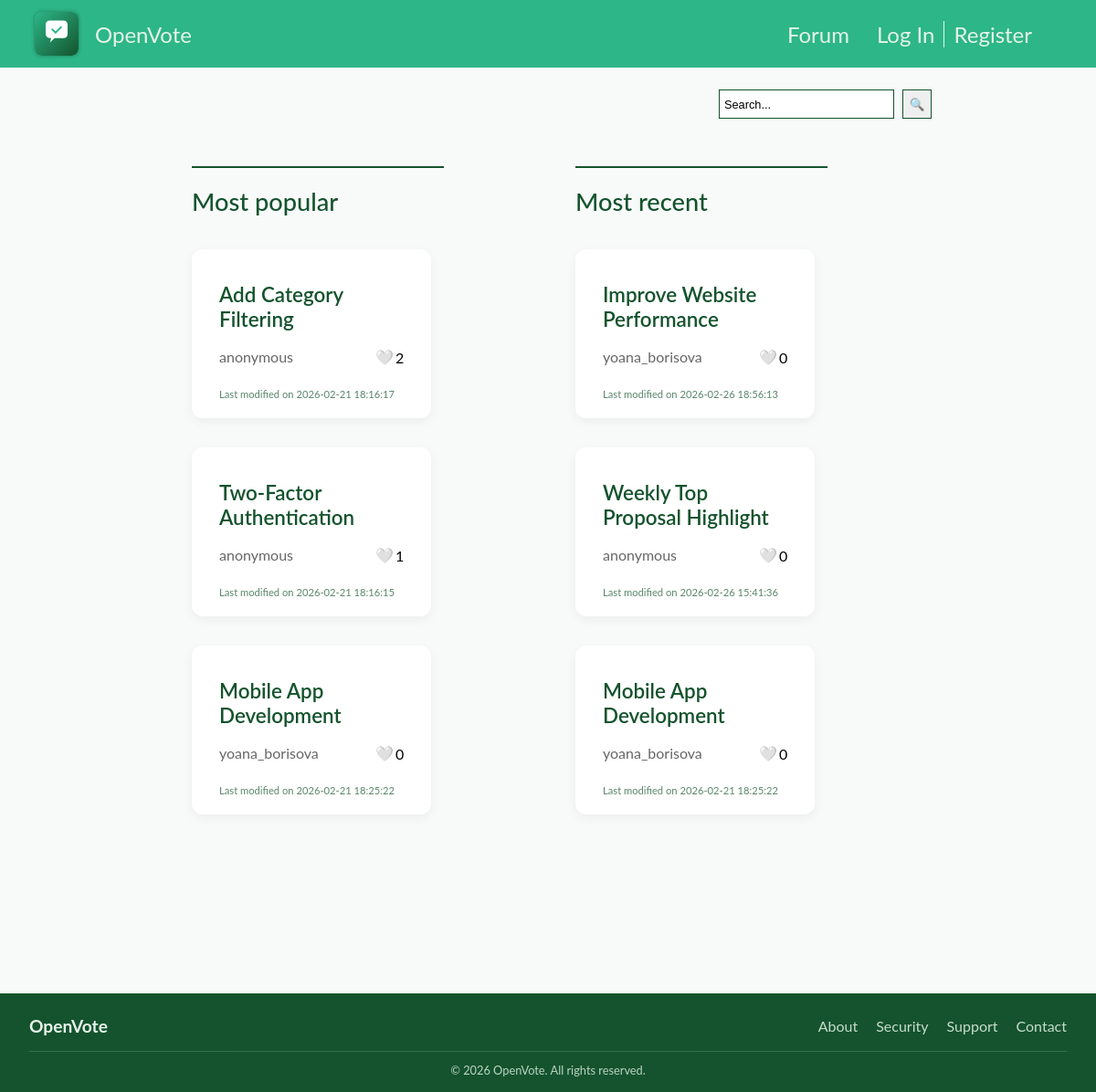
The page / on the database its author committed.
### tables this page shows
CREATE TABLE `suggestions` (
  `id` int(11) NOT NULL,
  `title` varchar(500) NOT NULL,
  `description` text NOT NULL,
  `created_at` timestamp NOT NULL DEFAULT current_timestamp(),
  `updated_at` timestamp NULL DEFAULT current_timestamp() ON UPDATE current_timestamp(),
  `status` enum('new','approved','in_progress','completed','rejected') NOT NULL
);

### src/Controllers/AbstractController.php (called while the page is built, shortened)
<?php
class AbstractController{
    public function render($view, $params){
        extract($params);
        require __DIR__ . '/../../views/frontend/pages/' . $view . '.view.php';
        require __DIR__ . '/../../views/frontend/layouts/main.view.php';
    }
}

### src/Controllers/SuggestionsController.php (called while the page is built, shortened)
<?php
class SuggestionsController extends AbstractController{
    public function showDashboard(){
        $uId = @(int) ($_SESSION['userId'] ?? 0);
        $votedFor = $this->suggestionsRepository->getVotedFor($uId);
        $searchSuggestions = [];
        $this->render('dashboard', [
            'popular_suggestions' => $this->suggestionsRepository->getPopular(3),
            'recent_suggestions' => $this->suggestionsRepository->getRecent(3),
            'searchSuggestions' => $searchSuggestions,
            'isLoggedIn' => $this->authService->isLoggedIn(),
            'votedFor' => $votedFor
        ]);
    }
}

### src/Repository/SuggestionsRepository.php (called while the page is built, shortened)
<?php
class SuggestionsRepository{
    public function fromDBtoObjSuggestion(array $entry){
        return new Suggestion($entry['id'], $entry['title'],
        $entry['description'], $entry['created_at'], $entry['updated_at'], $entry['status'], ($entry['vote_count'] ?? 0), ($entry['author'] ?? 'anonymous'));
    }
    public function getRecent(int $limit){
        $stmt = $this->pdo->prepare(
            'SELECT
                COUNT(v.id) AS vote_count,
                s.*,
                COALESCE(u.username, "anonymous") AS author
            FROM suggestions AS s
            LEFT JOIN votes AS v
                ON s.id = v.suggestion_id
            LEFT JOIN users_suggestions AS us
                ON s.id = us.suggestion_id
            LEFT JOIN users AS u
                ON u.id = us.user_id
            GROUP BY s.id
            ORDER BY `updated_at` DESC
            LIMIT :limit');
        $stmt->bindValue(':limit', $limit, PDO::PARAM_INT);
        $stmt->execute();
        $entries = $stmt->fetchAll(PDO::FETCH_ASSOC);
        $results = [];
        foreach($entries as $entrie){
            $results[] = $this->fromDBtoObjSuggestion($entrie);
        }
        return $results;
    }
    public function getPopular(int $limit){
        $stmt = $this->pdo->prepare(
            'SELECT
                COUNT(v.id) AS vote_count,
                s.*,
                COALESCE(u.username, "anonymous") AS author
            FROM suggestions AS s
            LEFT JOIN votes AS v
                ON s.id = v.suggestion_id
            LEFT JOIN users_suggestions AS us
                ON s.id = us.suggestion_id
            LEFT JOIN users AS u
                ON u.id = us.user_id
            GROUP BY s.id
            ORDER BY vote_count DESC
            LIMIT :limit');
        $stmt->bindValue(':limit', $limit, PDO::PARAM_INT);
        $stmt->execute();
        $entries = $stmt->fetchAll(PDO::FETCH_ASSOC);
        $results = [];
        foreach($entries as $entrie){
            $results[] = $this->fromDBtoObjSuggestion($entrie);
        }
        return $results;
    }
}

### inc/functions.inc.php (called while the page is built)
<?php
function e($value){
    return htmlspecialchars($value);
}

### views/frontend/pages/dashboard.view.php (the view, shortened to what this page needs)
<div class="container">
    <div class="search">
        <form method="get" action="index.php">
            <input type="search" name="search" class="search-field" value="<?php echo $_GET['search'] ?? 'Search...';?>">
            <input type="submit" class="search__submit-btn" value="🔍">
        </form>
    </div>
    <div class="suggestions">
        <div class="most-popular">
            <div class="most__suggestions">
                <h2 class="most__header">Most popular</h1>
                <?php foreach($popular_suggestions as $s): ?>
                    <article class="most__suggestion">
                        <a href="index.php?<?php echo http_build_query(['route' => 'suggestion', 'id' => $s->id]) ?>" class="most__suggestion__title"><?php echo e($s->title); ?></a>
                        <div class="most__suggestion-bottom">
                            <?php if ($isLoggedIn): ?>
                                <form method="post" action="index.php" name="new-vote">
                                    <input type="hidden" name="csrf_token" value="<?php echo csrf_token(); ?>">
                                    <?php if(in_array($s->id, $votedFor)): ?>
                                        <button type="submit" name="vote" value="<?php echo e($s->id); ?>" class="new-vote__btn">❤️</button>
                                    <?php else: ?>
                                        <button type="submit" name="vote" value="<?php echo e($s->id); ?>" class="new-vote__btn">🤍</button>
                                    <?php endif;?>
                                    <label for="vote" class="new-vote__label"><?php echo e($s->vote_count); ?></label>
                                </form>
                            <?php else:?>
                                <div class="most__suggestion__vote-count">
                                    <p class="new-vote__label">🤍</p>
                                    <p class="new-vote__label"><?php echo e($s->vote_count); ?></p>
                                </div>
                            <?php endif; ?>
                            <p class="most__suggestion__author"><?php echo e($s->author); ?></p>
                        </div>
                        <p class="most__suggestion__date">Last modified on <?php echo e($s->updated_at); ?></p>
                    </article>
                <?php endforeach; ?>
            </div>
        </div>
        <div class="most-recent">
            <div class="most__suggestions">
                <h2 class="most__header">Most recent</h1>
                <?php foreach($recent_suggestions as $s): ?>
                    <article class="most__suggestion">
                        <a href="index.php?<?php echo http_build_query(['route' => 'suggestion', 'id' => $s->id]) ?>" class="most__suggestion__title"><?php echo e($s->title); ?></a>
                        <div class="most__suggestion-bottom">
                            <?php if ($isLoggedIn): ?>
                                <form method="post" action="index.php" name="new-vote">
                                    <input type="hidden" name="csrf_token" value="<?php echo csrf_token(); ?>">
                                    <?php if(in_array($s->id, $votedFor)): ?>
                                        <button type="submit" name="vote" value="<?php echo e($s->id); ?>" class="new-vote__btn">❤️</button>
                                    <?php else: ?>
                                        <button type="submit" name="vote" value="<?php echo e($s->id); ?>" class="new-vote__btn">🤍</button>
                                    <?php endif;?>
                                    <label for="vote" class="new-vote__label"><?php echo e($s->vote_count); ?></label>
                            </form>
                            <?php else:?>
                                <div class="most__suggestion__vote-count">
                                    <p class="new-vote__label">🤍</p>
                                    <p class="new-vote__label"><?php echo e($s->vote_count); ?></p>
                                </div>
                            <?php endif; ?>
                            <p class="most__suggestion__author"><?php echo e($s->author); ?></p>
                        </div>
                        <p class="most__suggestion__date">Last modified on <?php echo e($s->updated_at); ?></p>
                    </article>
                <?php endforeach; ?>
            </div>
        </div>
    </div>
</div>

### rows shown on the page
suggestions: title "Add Category Filtering", vote_count "2", author "anonymous", updated_at "2026-02-21 18:16:17"
suggestions: title "Two-Factor Authentication", vote_count "1", author "anonymous", updated_at "2026-02-21 18:16:15"
suggestions: title "Mobile App Development", vote_count "0", author "yoana_borisova", updated_at "2026-02-21 18:25:22"
suggestions: title "Improve Website Performance", vote_count "0", author "yoana_borisova", updated_at "2026-02-26 18:56:13"
suggestions: title "Weekly Top Proposal Highlight", vote_count "0", author "anonymous", updated_at "2026-02-26 15:41:36"
